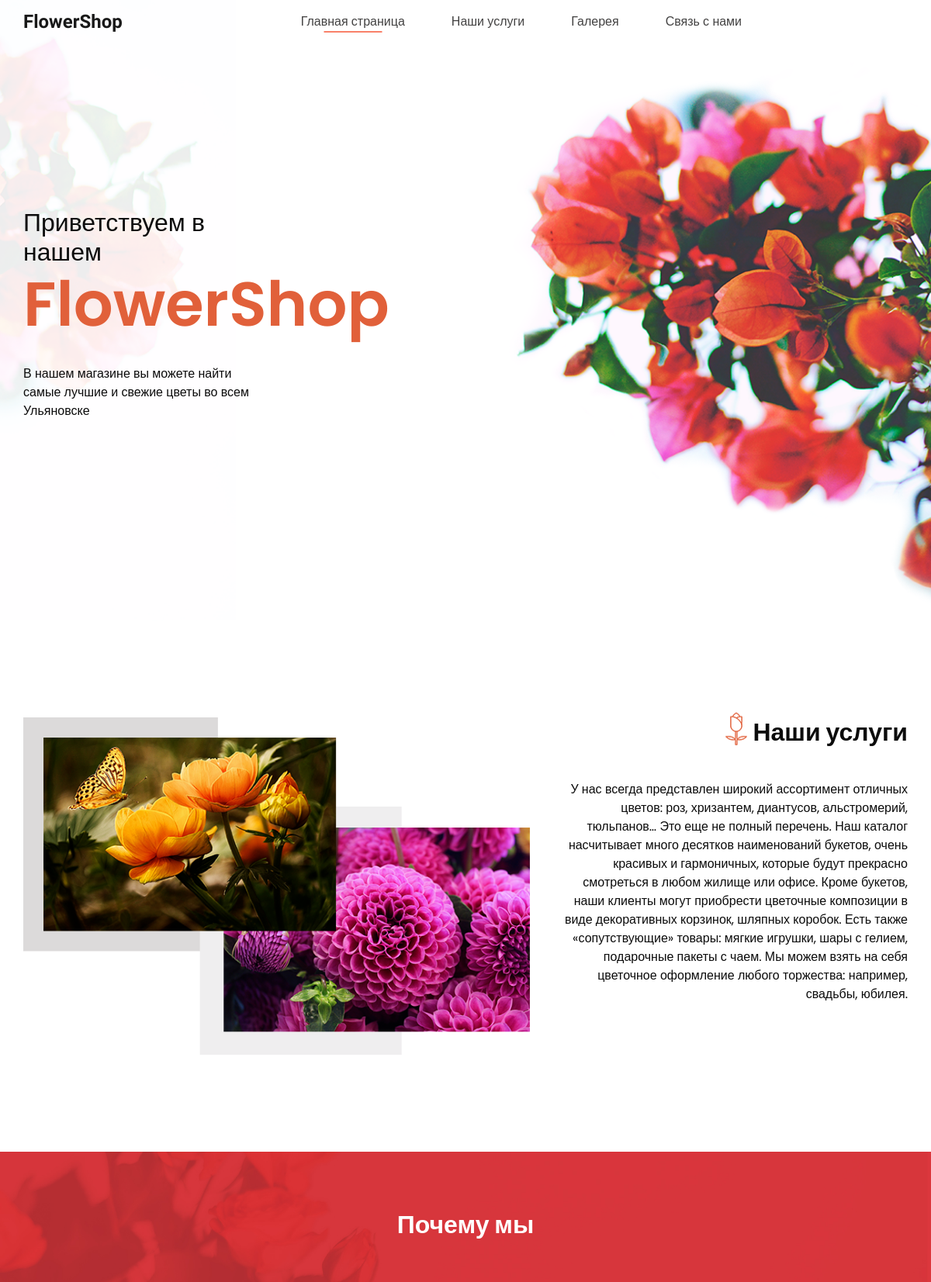
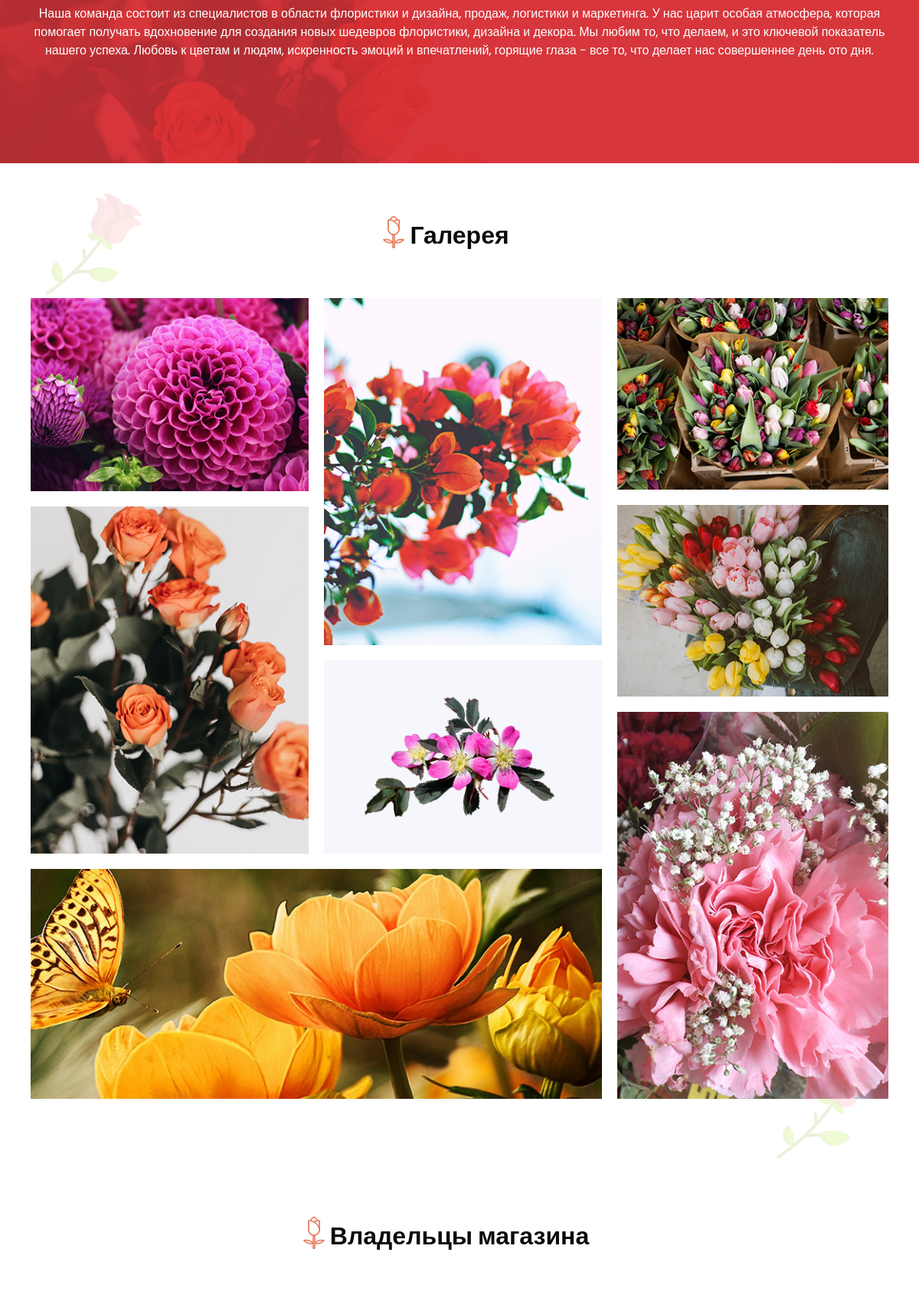
The page / (upper part) on the database its author committed (2 pictures, top to bottom).
### siteshop/models.py (models this page shows)
class TextItem(models.Model):
    job = models.TextField(verbose_name='Наши услуги')
    mission = models.TextField(verbose_name='Почему мы')
    company = models.TextField(verbose_name='О компании')

### siteshop/views.py (the view)
# urls.py: path('', views.index, name='index'),
def index(request):
    text = TextItem.objects.all()
    return render(
        request,
        'index.html',
        {'text': text}
    )

### siteshop/templates/index.html (shortened to what this page needs)
{% extends 'main.html' %}
{% block content %}
<body>
  <div class="hero_area">
    <header class="header_section">
      <div class="container">
        <nav class="navbar navbar-expand-lg custom_nav-container ">
          <a class="navbar-brand" href="{% url 'index' %}">
            <span>
              FlowerShop
            </span>
          </a>
          <div class="collapse navbar-collapse" id="navbarSupportedContent">
            <div class="d-flex mx-auto flex-column flex-lg-row align-items-center">
              <ul class="navbar-nav  ">
                <li class="nav-item active">
                  <a class="nav-link" href="{% url 'index' %}">Главная страница <span class="sr-only">(current)</span></a>
                </li>
                <li class="nav-item">
                  <a class="nav-link" href="{% url 'about' %}"> Наши услуги</a>
                </li>
                <li class="nav-item">
                  <a class="nav-link" href="{% url 'gallery' %}"> Галерея </a>
                </li>
                <li class="nav-item">
                  <a class="nav-link" href="{% url 'contact' %}">Связь с нами</a>
                </li>
              </ul>
            </div>
          </div>
        </nav>
      </div>
    </header>
    <section class=" slider_section position-relative">
      <div class="container">
        <div class="row">
          <div id="carouselExampleIndicators" class="carousel slide" data-ride="carousel">
            <div class="carousel-inner">
              <div class="carousel-item active">
                <div class="col-lg-6 col-md-8">
                  <div class="detail_box">
                    <h2>
                      Приветствуем в нашем
                    </h2>
                    <h1>
                      FlowerShop
                    </h1>
                    <p>
                      В нашем магазине вы можете найти самые лучшие и свежие цветы во всем Ульяновске
                    </p>
                  </div>
                </div>
              </div>
            </div>
          </div>
        </div>
      </div>
    </section>
  </div>
  <section class="about_section ">
    <div class="container">
      <div class="row">
        <div class="col-md-6 col-xl-7">
          <div class="img-box">
            <img src="static/images/about-img.png" alt="" />
          </div>
        </div>
        <div class="col-md-5 col-xl-5">
          {% for el in text %}
          <div class="detail_box">
            <div class="heading_container justify-content-end">
              <h2>
                Наши услуги
              </h2>
            </div>
            <p>
              {{ el.job }}
            </p>
          </div>
          {% endfor %}
        </div>
      </div>
    </div>
  </section>
  <section class="why_section layout_padding">
    <div class="container">
      <div class="row">
        {% for el in text %}
        <div class="col-12">
          <h2>
            Почему мы
          </h2>
          <p>
            {{ el.mission }}
          </p>
        </div>
        {% endfor %}
      </div>
    </div>
  </section>
  <section class="gallery_section layout_padding">
    <div class="heading_container justify-content-center">
      <h2>
        Галерея
      </h2>
    </div>
    <div class="container">
      <div class="img_container">
        <div class="box-1">
          <div class="box-1-container">
            <div class="b-1">
              <div class="img-box">
                <img src="static/images/g-1.jpg" alt="Flower">
              </div>
              <div class="img-box">
                <img src="static/images/g-4.jpg" alt="">
              </div>
            </div>
            <div class="b-2">
              <div class="img-box">
                <img src="static/images/g-2.jpg" alt="">
              </div>
              <div class="img-box">
                <img src="static/images/g-5.jpg" alt="">
              </div>
            </div>
          </div>
          <div class="b-3">
            <div class="img-box">
              <img src="static/images/g-7.jpg" alt="">
            </div>
          </div>
        </div>
        <div class="box-2">
          <div class="img-box">
            <img src="static/images/g-3.jpg" alt="">
          </div>
          <div class="img-box">
            <img src="static/images/g-6.jpg" alt="">
          </div>
          <div class="img-box flex-grow-1">
            <img src="static/images/g-8.jpg" alt="">
          </div>
        </div>
      </div>
    </div>
  </section>
  <section class="client_section layout_padding">
    <div class="container">
      <div class="heading_container justify-content-center">
        <h2>
          Владельцы магазина
        </h2>
      </div>
    </div>
    <div class="container">
      <div class="row">
      </div>
    </div>
  </section>
{% endblock %}

### siteshop/templates/main.html (shortened to what this page needs)
<!DOCTYPE html>
<html>
<head>
  <link rel="stylesheet" type="text/css" href="https://cdnjs.cloudflare.com/ajax/libs/OwlCarousel2/2.1.3/assets/owl.carousel.min.css" />
  <link rel="stylesheet" type="text/css" href="static/css/bootstrap.css" />
  <link href="static/css/style.css" rel="stylesheet" />
  <link href="static/css/responsive.css" rel="stylesheet" />
</head>
{% block content %}{% endblock %}
</html>

### siteshop/static/css/style.css (style rules this page uses)
html { overflow-x: hidden; }
body { font-family: "Poppins", sans-serif; color: #0c0c0c; background-color: #ffffff; overflow-x: hidden; }
.layout_padding { padding: 75px 0; }
.heading_container { display: -webkit-box; display: -ms-flexbox; display: flex; }
.heading_container h2 { position: relative; font-weight: bold; }
.heading_container h2::before { content: url(../images/tulip.png); position: absolute; top: 50%; left: -35px; -webkit-transform: translateY(-50%); transform: translateY(-50%); }
.hero_area { min-height: 100vh; display: -webkit-box; display: -ms-flexbox; display: flex; -webkit-box-orient: vertical; -webkit-box-direction: normal; -ms-flex-direction: column; flex-direction: column; position: relative; background-image: url(../images/hero.png); background-size: cover; background-position: top right; }
.custom_nav-container.navbar-expand-lg .navbar-nav .nav-link { padding: 10px 30px; color: #434242; text-align: center; }
.custom_nav-container.navbar-expand-lg .navbar-nav .nav-item.active .nav-link { position: relative; }
.custom_nav-container.navbar-expand-lg .navbar-nav .nav-item.active .nav-link::after { content: ""; position: absolute; width: 75px; left: 50%; height: 2.5px; background-color: #f98169; bottom: 8px; margin: 0 auto; display: block; -webkit-transform: translateX(-50%); transform: translateX(-50%); }
a, a:hover, a:focus { text-decoration: none; }
.navbar-brand span { font-family: 'Baloo Chettan', cursive; font-size: 24px; font-weight: 700; color: #191919; margin-top: 5px; }
.custom_nav-container { z-index: 99999; padding: 5px 0; }
.slider_section { -webkit-box-flex: 1; -ms-flex: 1; flex: 1; display: -webkit-box; display: -ms-flexbox; display: flex; -webkit-box-align: center; -ms-flex-align: center; align-items: center; position: relative; padding: 45px 0 75px 0; }
.slider_section .detail_box h2 { margin-bottom: 0; }
.slider_section .detail_box h1 { font-weight: 600; color: #e1603a; font-size: 5rem; margin-bottom: 30px; }
.about_section { padding: 125px 0; position: relative; }
.about_section .detail_box { text-align: right; }
.about_section .detail_box p { margin: 35px 0; }
.about_section .img-box img { width: 100%; }
.why_section { text-align: center; color: #ffffff; background-image: url(../images/why-bg.jpg); background-size: cover; position: relative; }
.why_section h2 { font-weight: bold; }
.why_section p { margin: 60px 0; }
.gallery_section { position: relative; }
.gallery_section::before, .gallery_section::after { position: absolute; content: ""; width: 125px; height: 140px; background-image: url(../images/rose.png); background-size: cover; }
.gallery_section::before { top: 3%; left: 5%; }
.gallery_section::after { bottom: 0; right: 5%; }
.gallery_section .img_container { display: -webkit-box; display: -ms-flexbox; display: flex; margin-top: 45px; }
.gallery_section .img_container .img-box { margin: 10px; display: -webkit-box; display: -ms-flexbox; display: flex; overflow: hidden; }
.gallery_section .img_container img { width: 100%; -webkit-transition: all .3s; transition: all .3s; }
.gallery_section .img_container .box-1 { display: -webkit-box; display: -ms-flexbox; display: flex; -webkit-box-orient: vertical; -webkit-box-direction: normal; -ms-flex-direction: column; flex-direction: column; }
.gallery_section .img_container .box-1 .box-1-container { display: -webkit-box; display: -ms-flexbox; display: flex; }
.gallery_section .img_container .box-1 .b-1 { display: -webkit-box; display: -ms-flexbox; display: flex; -webkit-box-orient: vertical; -webkit-box-direction: normal; -ms-flex-direction: column; flex-direction: column; }
.gallery_section .img_container .box-1 .b-2 { display: -webkit-box; display: -ms-flexbox; display: flex; -webkit-box-orient: vertical; -webkit-box-direction: normal; -ms-flex-direction: column; flex-direction: column; }
.gallery_section .img_container .box-2 { display: -webkit-box; display: -ms-flexbox; display: flex; -webkit-box-orient: vertical; -webkit-box-direction: normal; -ms-flex-direction: column; flex-direction: column; }
.client_section { position: relative; }
.client_section .heading_container { position: relative; }
.client_section .container .row { padding-top: 75px; }

### siteshop/static/css/responsive.css (style rules this page uses)
@media (min-width: 1200px) { .container { max-width: 1170px; } }

### rows shown on the page
TextItem: job "У нас всегда представлен широкий ассортимент отличных цветов: роз, хризантем, диантусов, альстромерий, тюльпанов… Это еще не полный перечень. Наш каталог насчитывает много десятков наименований букетов, очень красивых и гармоничных, которые будут прекрасно смотреться в любом жилище или офисе. Кроме букетов, наши клиенты могут приобрести цветочные композиции в виде декоративных корзинок, шляпных коробок. Есть также «сопутствующие» товары: мягкие игрушки, шары с гелием, подарочные пакеты с чаем. Мы можем взять на себя цветочное оформление любого торжества: например, свадьбы, юбилея.", mission "Наша команда состоит из специалистов в области флористики и дизайна, продаж, логистики и маркетинга. У нас царит особая атмосфера, которая помогает получать вдохновение для создания новых шедевров флористики, дизайна и декора. Мы любим то, что делаем, и это ключевой показатель нашего успеха. Любовь к цветам и людям, искренность эмоций и впечатлений, горящие глаза - все то, что делает нас совершеннее день ото дня."
